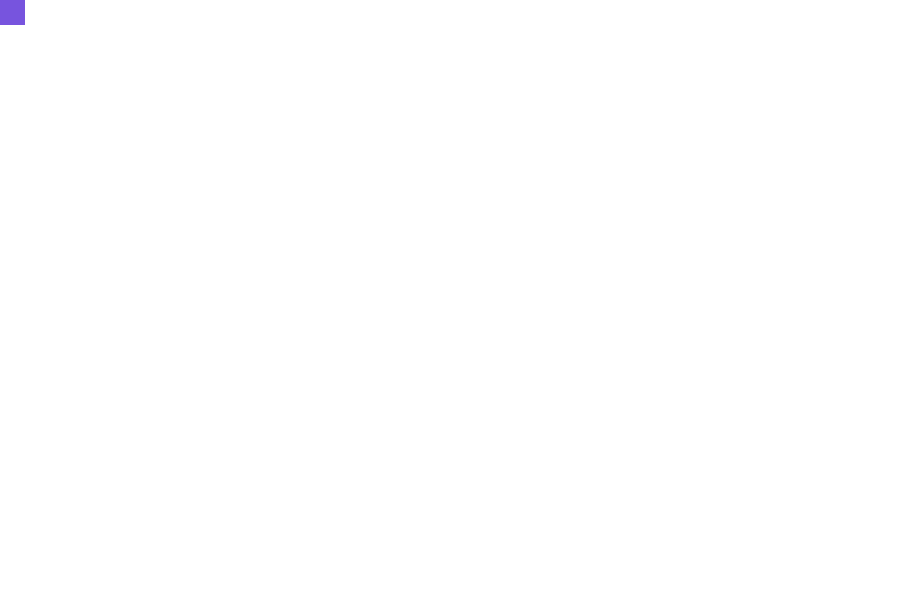
Frame 1 (no input)
Frame 60 (the mouse pressed at the canvas centre just before this capture): identical to frame 1, image omitted
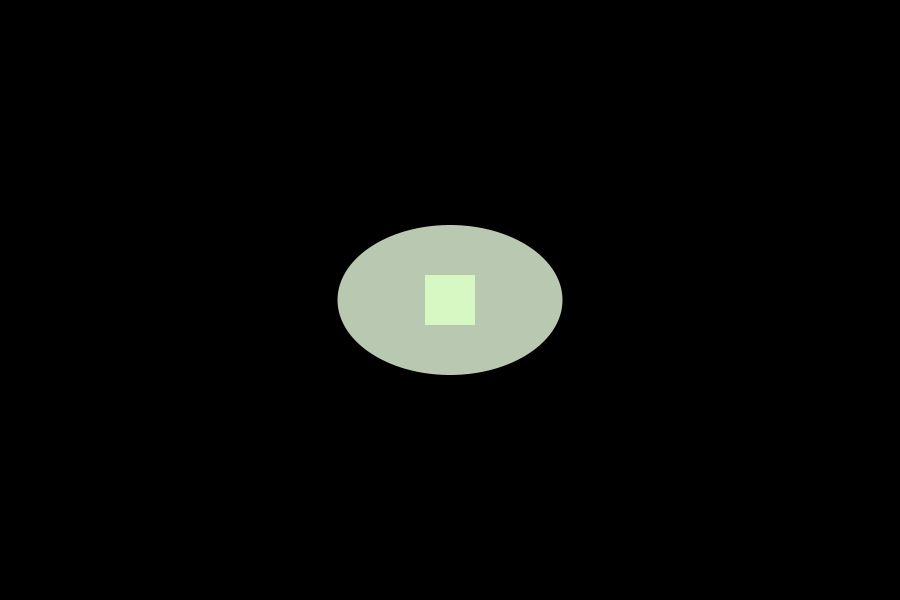
Frame 120 (the mouse held since frame 60 and released just before this capture)

The Processing sketch that drew these frames (run headless with seeded random() and noise(); from frame 60 on, the mouse is pressed at the canvas centre):

// Processing sketch: animate_system_vars
// ── animate_system_vars.pde
void setup(){
 size(900, 600);
 background(255);
}

void draw(){
  // clear canvas with each draw
  if (mousePressed) {
    background(0); // black
  } else {
    background(255); // white
  }
  
  // no stroke for anything drawn after this point
  noStroke();
  
  // RECTANGLE STUFF ----------------------------------
  // rectangle fill changes if mouse is pressed
  if (mousePressed) {
    // green
    fill(140, 222, 82);
  } else {
    // purple
    fill(119, 84, 222);
  }
  // rectangle placed at center of mouse pointer
  // always 50x50 dimensions
  rect(mouseX-25, mouseY-25, 50, 50);
  
  // ELLIPSE STUFF ------------------------------------
  // ellipse fill changes if mouse is pressed
  if (mousePressed) {
    // light green, slightly transparent
    fill(236, 255, 224, 200);
  } else {
    // light purple, slightly transparent
    fill(232, 224, 255, 220);
  }
  // ellipse placed at center of canvas
  // dimensions based on mouse pointer
  ellipse(width/2, height/2, mouseX/2, mouseY/2);
  
}
